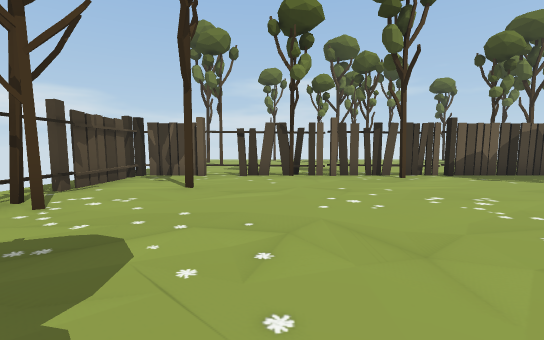
View 1 (above)

17 first-person views from a walk through a Unity game level. The camera is 1.4 m above the floor, tilts 4° down and sees 85° across. The floor is counted in squares, 2 m on a side. Each view is taken from the middle of a square. On the plan, view 1 faces up. The plan holds only what a view shows up to about 10 squares ahead; the rest is blank. The place goes on beyond the plan. The player character is not drawn. Some animated figures are not drawn.

View 2
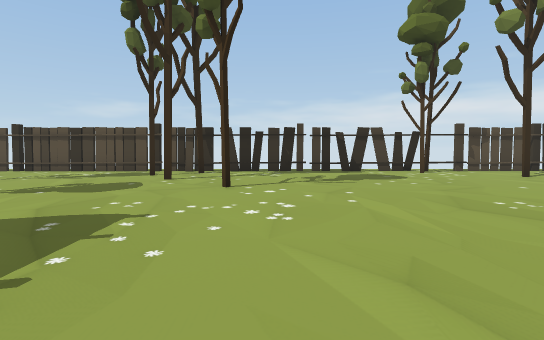

View 3
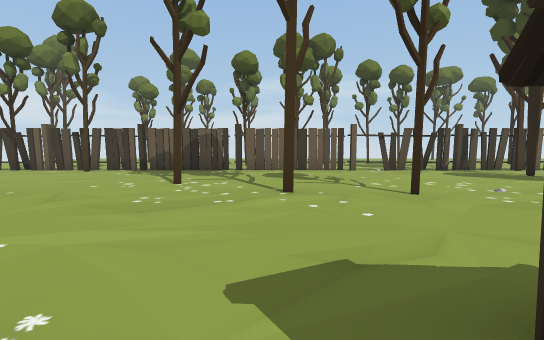

View 4
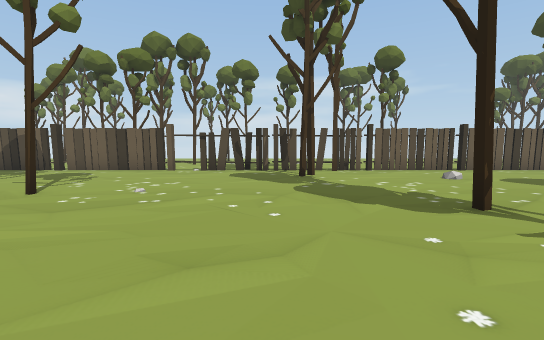

View 5
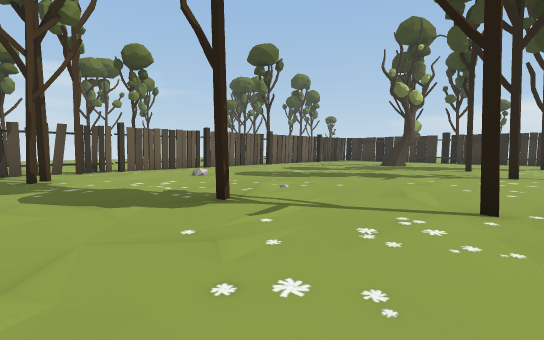

View 6
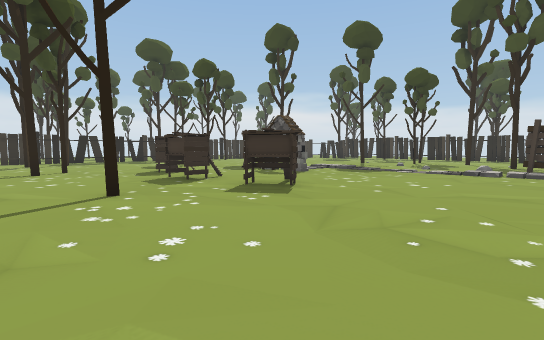

View 7
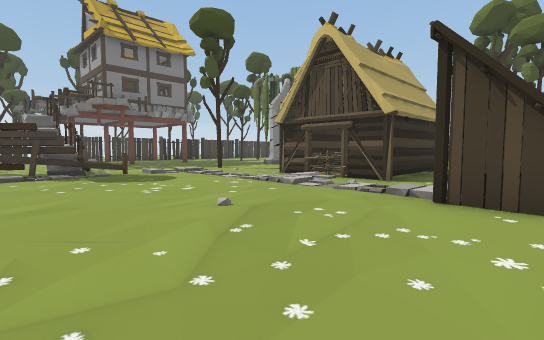

View 8
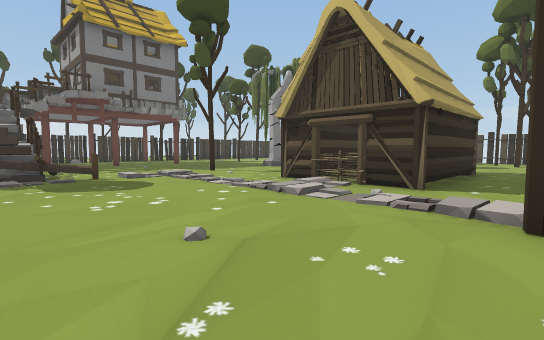

View 9
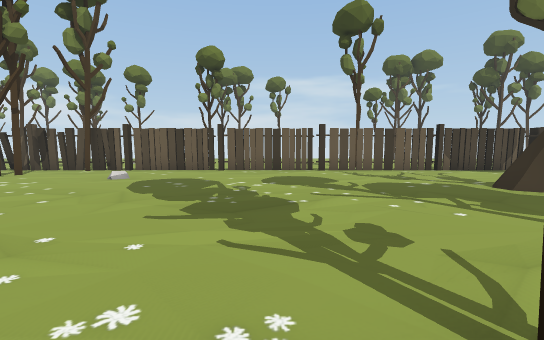

View 10
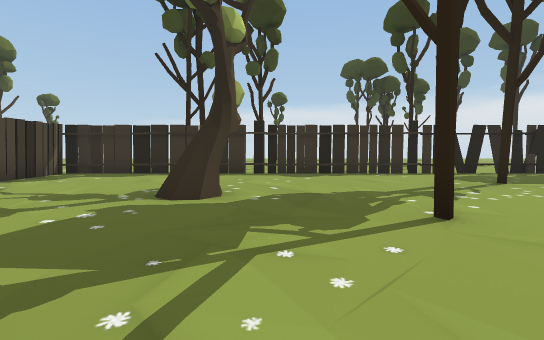

View 11
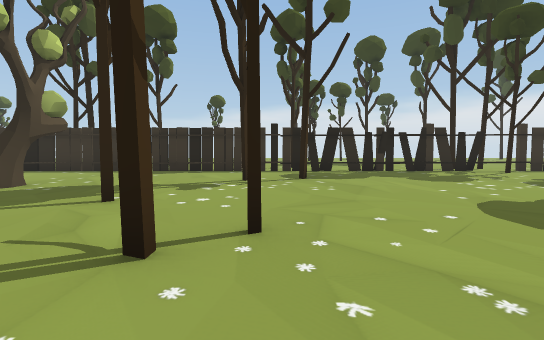

View 12
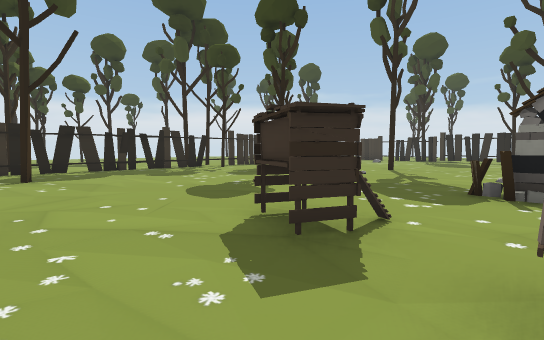

View 13
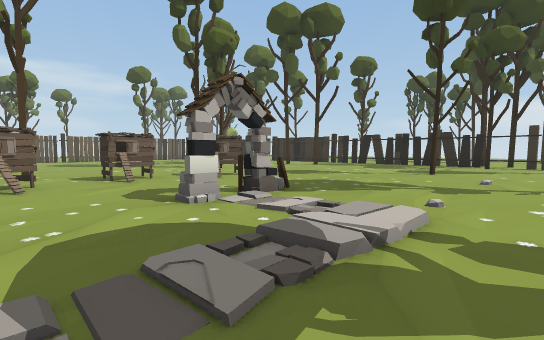

View 14
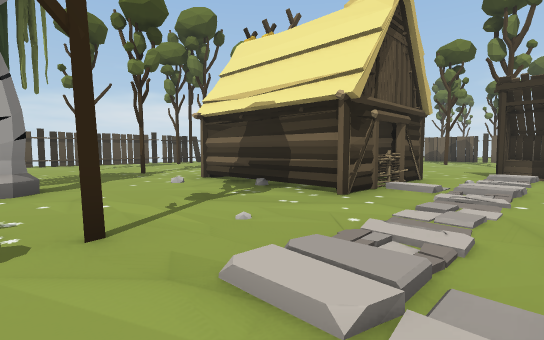

View 15
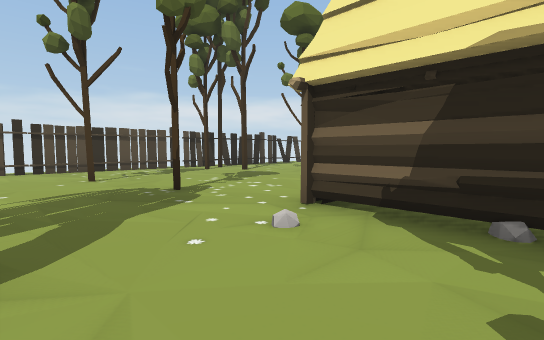

View 16
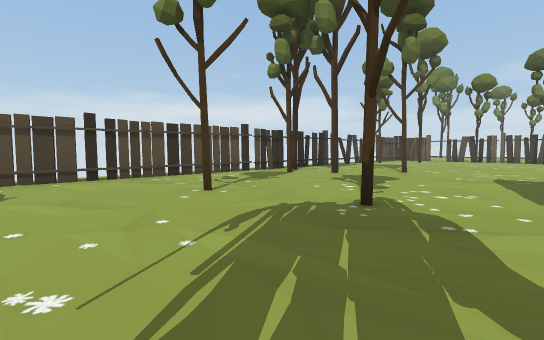

View 17
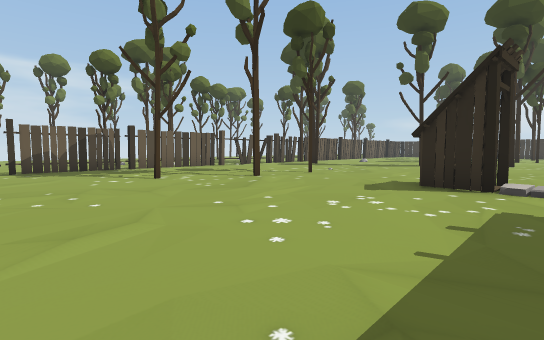

### Floor plan
Key: @ floor where view 1 was taken; # wall or solid block; x gap in a wall; . main floor; : floor 0.25 m higher than the main floor; / step, stairs or slope; T tree; B building; H house; O other object.
Columns run from 4 left of view 1 to 33 right of it. Each row starts with its distance up from view 1.
 10   ...
  9   ........
  8 ##xx#T#x####x#####xx#Tx##x###x#######
  7 x......T............................#
  6 #...................T...............#
  5 x..T................................T
  4 #T.........T........................T
  3 #T...........T.T...............TT...x
  2 x...................................#
  1 x....................T..............#
  0 x...@.........................T.....#
 -1 #.............B........T....T....T..#
 -2 #...T.........BB............T.......x
 -3 #T.T........../..................T..#T
 -4 x.T......BBBBB/.......O.OO.O........x
 -5 #........B  B.:.......O.............#
 -6 #........B..B/......................x
 -7 #........BBBB...........OOO.........#
 -8 #...T.T........................T....#
 -9 x............./....//.../..........T#T
-10 #...........T.//OHO//...///.........x
-11 #........T.......H.O  ...........   #

Positions as (right, up) in squares from view 1, and headings:
1: (0, 0), facing up
2: (6, -1), facing left
3: (9, -2), facing up
4: (15, -2), facing up
5: (15, -2), facing up-right
6: (14, 0), facing down-right
7: (15, -1), facing down-left
8: (14, -2), facing down-left
9: (23, -2), facing up
10: (23, 2), facing right
11: (22, -2), facing right
12: (21, -2), facing down-right
13: (18, -11), facing up-right
14: (11, -11), facing up-left
15: (7, -10), facing up-left
16: (4, -11), facing up-left
17: (4, -3), facing up-right
